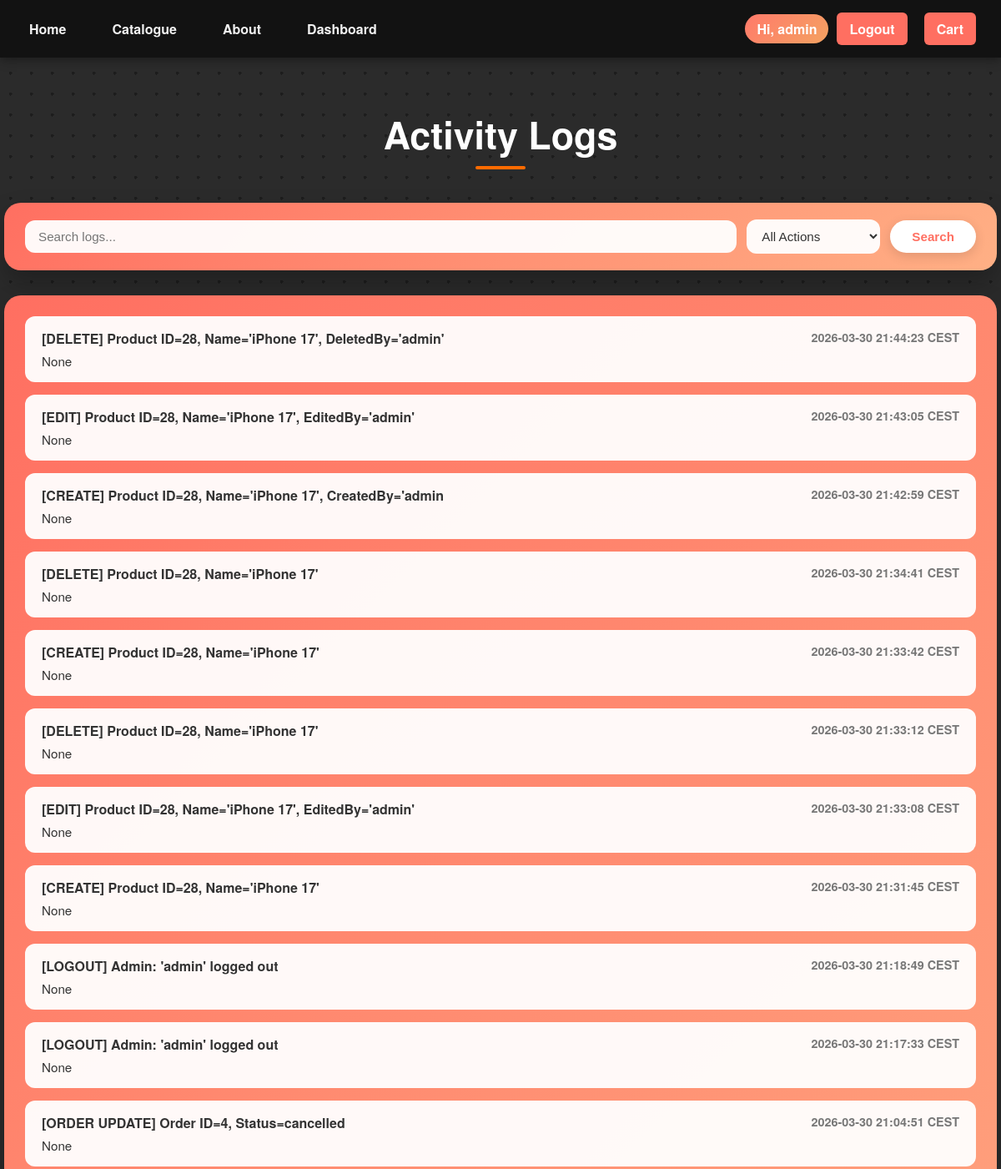
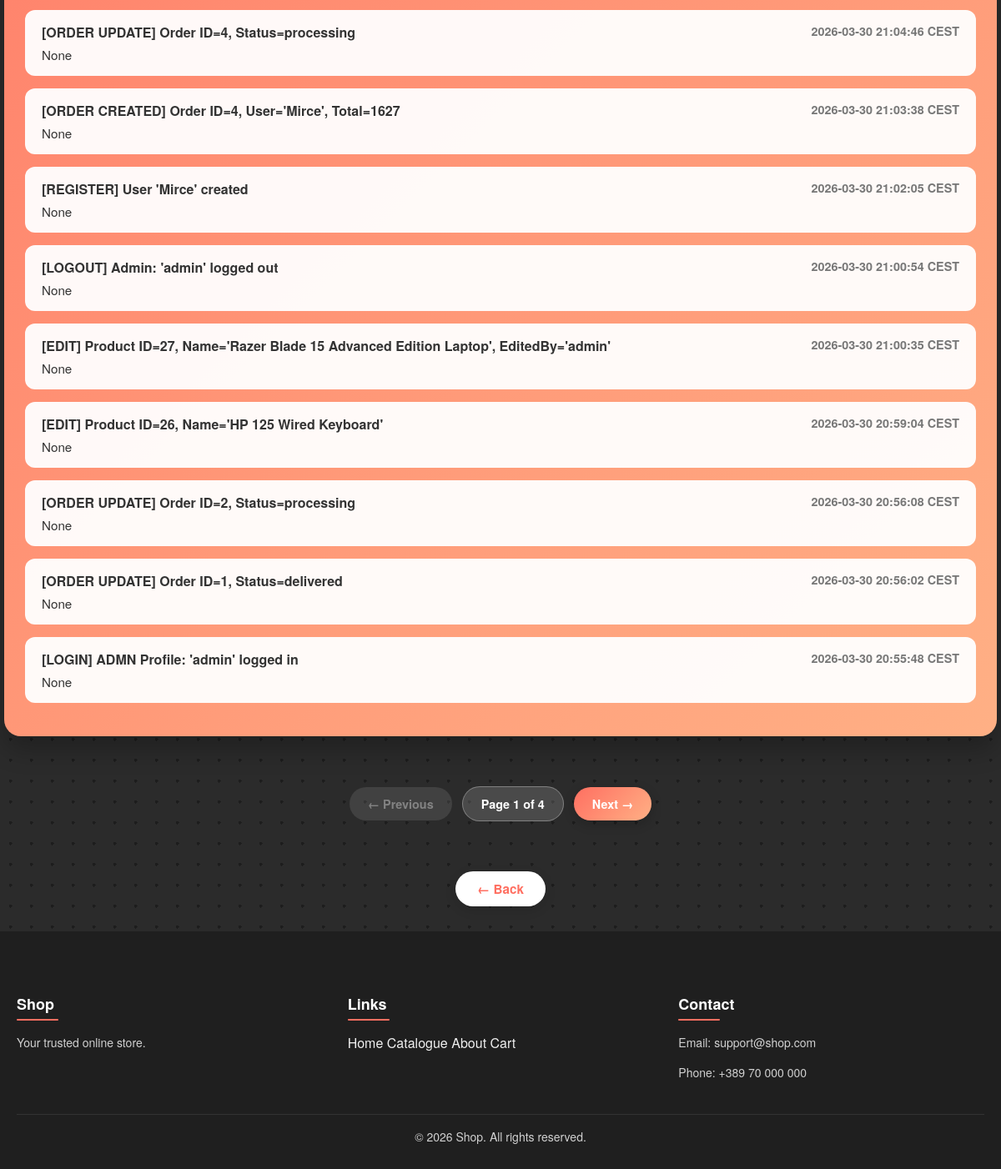
Page /dashboard/logs (signed in) on the committed database (2 pictures, top to bottom).
### models.py (models this page shows)
class Log(Base):
    __tablename__ = "logs"
    id = Column(Integer, primary_key=True)
    action = Column(String(255), nullable=False)
    user_id = Column(Integer)
    username = Column(String(120))
    message = Column(Text, nullable=True)
    timestamp = Column(DateTime, default=lambda: datetime.now(skopje_tz))

### app.py (the view)
@app.route("/dashboard/logs")
@admin_required
def logs():
    page = request.args.get('page', 1, type=int)
    q = request.args.get('q', '').strip()
    action_filter = request.args.get('action', '').strip()
    per_page = 20
    query = db_session.query(Log).order_by(Log.timestamp.desc())
    if q:
        query = query.filter(Log.action.ilike(f'%{q}%'))
    if action_filter:
        query = query.filter(Log.action.ilike(f'%[{action_filter.upper()}]%'))
    total = query.count()
    total_pages = max(ceil(total / per_page), 1)
    logs = query.offset((page - 1) * per_page).limit(per_page).all()
    return render_template('logs.html', logs=logs, page=page,
                           total_pages=total_pages, q=q, action=action_filter)

### templates/logs.html (shortened to what this page needs)
{% extends "layout.html" %}
{% block extra_css %}
<link rel="stylesheet" href="{{ url_for('static', filename='css/logs.css') }}">
{% endblock %}
{% block content %}
<h1 class="logs-title">Activity Logs</h1>
<form method="get" class="logs-search-form">
    <div class="logs-search-bar">
        <input type="text" name="q" placeholder="Search logs..." value="{{ q }}" class="logs-search-input">
        <select name="action" class="logs-search-select">
            <option value="">All Actions</option>
        </select>
        <button type="submit" class="logs-search-btn">Search</button>
    </div>
</form>
<div class="logs-container">
    {% for log in logs %}
        <div class="log-item {{ log.action }}">
            <div class="log-top">
                <span class="log-action">{{ log.action }}</span>
                <span class="log-time">{{ log.timestamp.strftime('%Y-%m-%d %H:%M:%S') }} CEST</span>
            </div>
            <div class="log-message">
                {{ log.message }}
            </div>
        </div>
    {% else %}
        <p class="no-logs">No logs found.</p>
    {% endfor %}
</div>
<div class="pagination">
    {% if page > 1 %}
        <a href="{{ url_for('logs', page=page-1, q=q, action=action) }}">← Previous</a>
    {% else %}
        <span class="disabled">← Previous</span>
    {% endif %}
    <span class="current-page">Page {{ page }} of {{ total_pages }}</span>
    {% if page < total_pages %}
        <a href="{{ url_for('logs', page=page+1, q=q, action=action) }}">Next →</a>
    {% else %}
        <span class="disabled">Next →</span>
    {% endif %}
</div>
<div style="text-align:center; margin: 30px 0;">
    <a href="{{ url_for('dashboard') }}" class="btn-back">← Back</a>
</div>
{% endblock %}

### templates/layout.html (shortened to what this page needs)
<!DOCTYPE html>
<html lang="en">
<head>
    <link rel="stylesheet" href="{{ url_for('static', filename='css/style.css') }}">
    {% block extra_css %}{% endblock %}
</head>
<body>
<nav class="nav">
    <div class="nav-container">
        <a href="{{ url_for('home') }}">Home</a>
        <a href="{{ url_for('catalogue') }}">Catalogue</a>
        <a href="{{ url_for('about') }}">About</a>
        {% if session.get('is_admin') %}
            <a href="{{ url_for('dashboard') }}">Dashboard</a>
        {% endif %}
    </div>
    <div class="cart-container">
    {% if session.user_id %}
        <span class="nav-user">Hi, {{ session.username }}</span>
        <a href="{{ url_for('logout') }}">Logout</a>
    {% else %}
        <a href="{{ url_for('login') }}">Account</a>
    {% endif %}
        <a href="{{ url_for('cart') }}">Cart</a>
</div>
</nav>
{% block content %}
{% endblock %}
<footer class="footer">
    <div class="footer-content">
        <div>
            <h4>Shop</h4>
            <p>Your trusted online store.</p>
        </div>
        <div>
            <h4>Links</h4>
            <a href="{{ url_for('home') }}">Home</a>
            <a href="{{ url_for('catalogue') }}">Catalogue</a>
            <a href="{{ url_for('about') }}">About</a>
            <a href="{{ url_for('cart') }}">Cart</a>
        </div>
        <div>
            <h4>Contact</h4>
            <p>Email: support@shop.com</p>
            <p>Phone: +389 70 000 000</p>
        </div>
    </div>
    <p class="footer-bottom">
        © 2026 Shop. All rights reserved.
    </p>
</footer>
</body>
</html>

### static/css/style.css (style rules this page uses)
.nav { background-color: #121212; color: #f0f0f0; padding: 15px 20px; display: flex; justify-content: space-between; align-items: center; font-family: 'Helvetica Neue', Helvetica, Arial, sans-serif; box-shadow: 0 2px 12px rgba(0, 0, 0, 0.4); position: sticky; top: 0; z-index: 1000; }
.nav a { color: #f0f0f0; text-decoration: none; margin-right: 25px; font-weight: bold; padding: 8px 15px; border-radius: 6px; transition: all 0.3s ease; }
.nav-container, .cart-container { display: flex; align-items: center; }
.cart-container { gap: 10px; }
.cart-container a { margin-right: 10px; font-weight: bold; padding: 8px 15px; border-radius: 6px; background-color: #ff6f61; color: #fff; display: flex; align-items: center; gap: 8px; transition: all 0.3s ease; }
.footer { background-color: #1f1f1f; color: #f0f0f0; padding: 50px 20px 20px 20px; font-family: 'Helvetica Neue', Helvetica, Arial, sans-serif; }
.footer a { color: #f0f0f0; text-decoration: none; transition: color 0.3s ease; }
.footer-content { display: flex; flex-wrap: wrap; justify-content: space-between; gap: 30px; max-width: 1200px; margin: 0 auto 30px auto; }
.footer-content > div { flex: 1 1 200px; min-width: 180px; }
.footer h4 { font-size: 18px; margin-bottom: 15px; color: #ffffff; position: relative; }
.footer h4::after { content: ''; display: block; width: 50px; height: 2px; background-color: #ff6f61; margin-top: 5px; border-radius: 2px; }
.footer p { font-size: 14px; line-height: 1.6; margin-bottom: 8px; color: #d1d1d1; }
.footer-bottom { text-align: center; font-size: 13px; color: #888; border-top: 1px solid #333; padding-top: 15px; }
.nav-user { padding: 6px 14px; border-radius: 999px; background: linear-gradient(135deg, #ff7a6b, #f4a261); color: white; font-weight: 600; }

### rows in the picture
Log: action "[DELETE] Product ID=28, Name='iPhone 17', DeletedBy='admin'", timestamp "2026-03-30 21:44:23", message "None"
Log: action "[EDIT] Product ID=28, Name='iPhone 17', EditedBy='admin'", timestamp "2026-03-30 21:43:05", message "None"
Log: action "[CREATE] Product ID=28, Name='iPhone 17', CreatedBy='admin", timestamp "2026-03-30 21:42:59", message "None"
Log: action "[DELETE] Product ID=28, Name='iPhone 17'", timestamp "2026-03-30 21:34:41", message "None"
Log: action "[CREATE] Product ID=28, Name='iPhone 17'", timestamp "2026-03-30 21:33:42", message "None"
Log: action "[DELETE] Product ID=28, Name='iPhone 17'", timestamp "2026-03-30 21:33:12", message "None"
Log: action "[EDIT] Product ID=28, Name='iPhone 17', EditedBy='admin'", timestamp "2026-03-30 21:33:08", message "None"
Log: action "[CREATE] Product ID=28, Name='iPhone 17'", timestamp "2026-03-30 21:31:45", message "None"
Log: action "[LOGOUT] Admin: 'admin' logged out", timestamp "2026-03-30 21:18:49", message "None"
Log: action "[LOGOUT] Admin: 'admin' logged out", timestamp "2026-03-30 21:17:33", message "None"
Log: action "[ORDER UPDATE] Order ID=4, Status=cancelled", timestamp "2026-03-30 21:04:51", message "None"
Log: action "[ORDER UPDATE] Order ID=4, Status=processing", timestamp "2026-03-30 21:04:46", message "None"
Log: action "[ORDER CREATED] Order ID=4, User='Mirce', Total=1627", timestamp "2026-03-30 21:03:38", message "None"
Log: action "[REGISTER] User 'Mirce' created", timestamp "2026-03-30 21:02:05", message "None"
Log: action "[LOGOUT] Admin: 'admin' logged out", timestamp "2026-03-30 21:00:54", message "None"
Log: action "[EDIT] Product ID=27, Name='Razer Blade 15 Advanced Edition Laptop', EditedBy='admin'", timestamp "2026-03-30 21:00:35", message "None"
Log: action "[EDIT] Product ID=26, Name='HP 125 Wired Keyboard'", timestamp "2026-03-30 20:59:04", message "None"
Log: action "[ORDER UPDATE] Order ID=2, Status=processing", timestamp "2026-03-30 20:56:08", message "None"
Log: action "[ORDER UPDATE] Order ID=1, Status=delivered", timestamp "2026-03-30 20:56:02", message "None"
Log: action "[LOGIN] ADMN Profile: 'admin' logged in", timestamp "2026-03-30 20:55:48", message "None"

### other values in the picture
{{ session.username }} "admin"
{{ page }} "1"
{{ total_pages }} "4"
